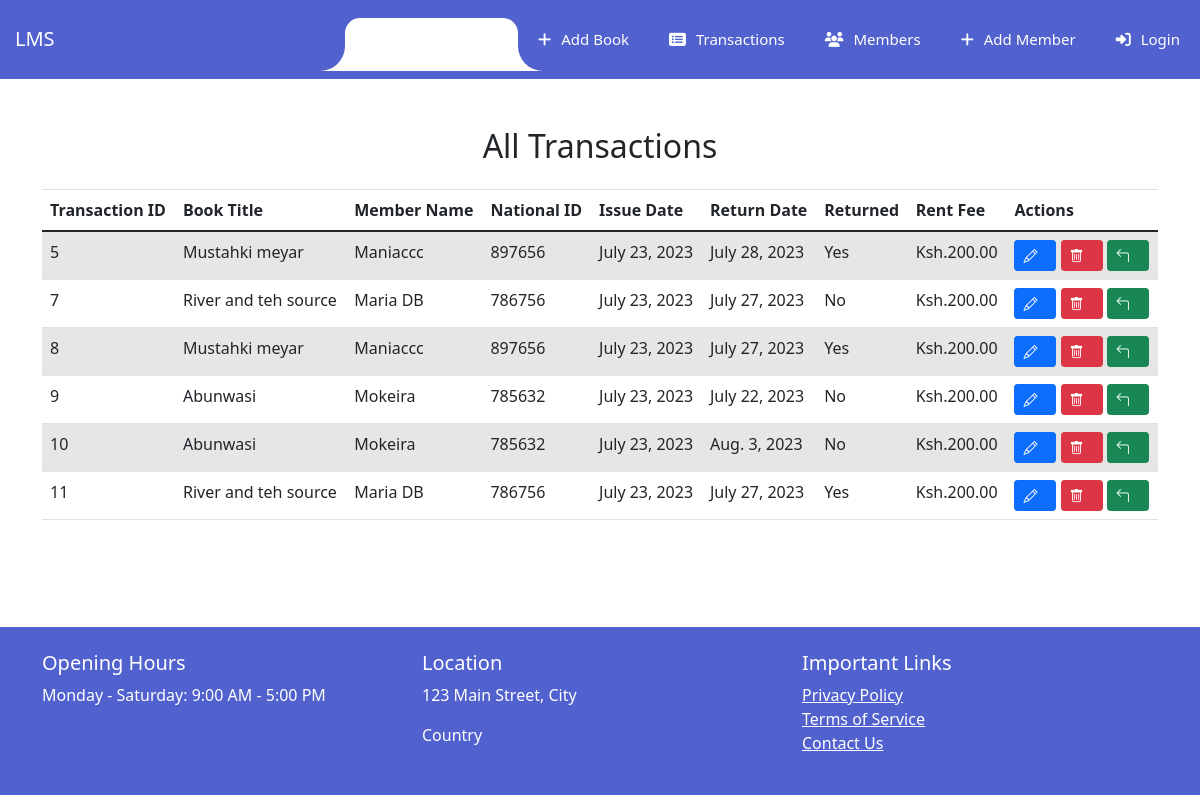
/transaction_list, run on an earlier commit of the app's database.
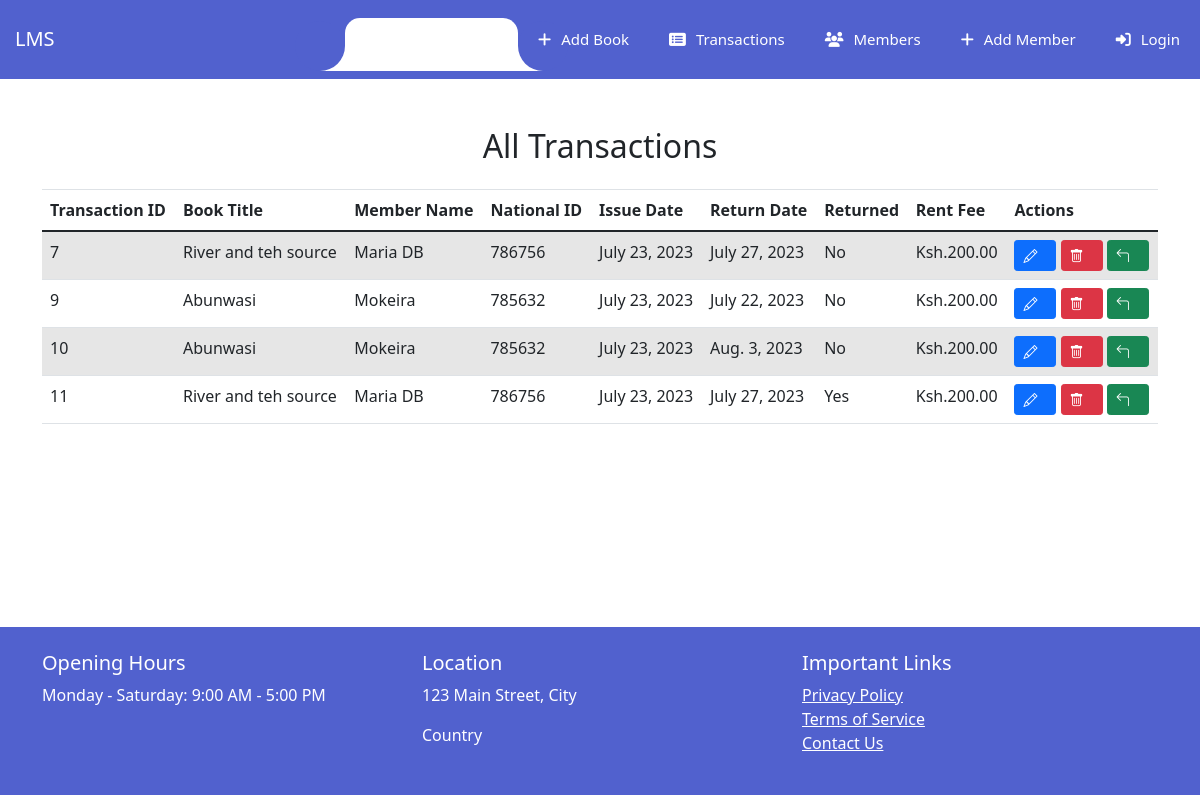
And on a later commit of the database.
### library/models.py (models this page shows, shortened)
class Transaction(models.Model):
    book = models.ForeignKey('Book', on_delete=models.CASCADE)
    member = models.ForeignKey(Member, on_delete=models.CASCADE, default=None)  # Set default value to None
    issue_date = models.DateField()
    return_date = models.DateField()
    is_returned = models.BooleanField(default=False)
    rent_fee = models.DecimalField(max_digits=8, decimal_places=2, default=200)

class Book(models.Model):
    title = models.CharField(max_length=200)
    author = models.CharField(max_length=100)
    quantity_in_stock = models.PositiveIntegerField(default=0)
    publisher = models.CharField(max_length=200)
    date_added = models.DateTimeField(auto_now_add=True)
    book_image = models.ImageField(upload_to='book_images/', blank=True, null=True)
    document = models.FileField(upload_to='book_documents/', blank=True, null=True)

class Member(models.Model):
    member_id = models.IntegerField(unique=True)
    name = models.CharField(max_length=200)
    books_borrowed = models.ManyToManyField('Book', through='Transaction')
    outstanding_debt = models.DecimalField(max_digits=8, decimal_places=2, default=0)

### library/views.py (the view)
# urls.py: path('transaction_list', views.transaction_list, name='transaction_list'),
def transaction_list(request):
    try:
        transactions = Transaction.objects.all()
    except Transaction.DoesNotExist:
        transactions = []  # If no transactions exist, initialize transactions as an empty list
    return render(request, 'library/transaction_list.html', {'transactions': transactions})

### library/templates/library/transaction_list.html (shortened to what this page needs)
{% extends 'library/base.html' %}
{% load static %}
{% block content %}
<div class="container mt-5">
  <h2 class="text-center mb-4">All Transactions</h2>
  {% if transactions %}
  <table class="table table-striped mt-4">
    <thead>
      <tr>
        <th>Transaction ID</th>
        <th>Book Title</th>
        <th>Member Name</th>
        <th>National ID</th>
        <th>Issue Date</th>
        <th>Return Date</th>
        <th>Returned</th>
        <th>Rent Fee</th>
        <th>Actions</th>
      </tr>
    </thead>
    <tbody>
      {% for transaction in transactions %}
      <tr>
        <td>{{ transaction.pk }}</td>
        <td>{{ transaction.book.title }}</td>
        <td>{{ transaction.member.name }}</td>
        <td>{{ transaction.member.member_id }}</td>
        <td>{{ transaction.issue_date }}</td>
        <td>{{ transaction.return_date }}</td>
        <td>{% if transaction.is_returned %}Yes{% else %}No{% endif %}</td>
        <td>Ksh.{{ transaction.rent_fee }}</td>
     <td>
  <a href="{% url 'update_transaction' transaction.pk %}" class="btn btn-primary btn-sm" title="Update">
    <i class="bi bi-pencil"></i>
  </a>
  <a href="{% url 'delete_transaction' transaction.pk %}" class="btn btn-danger btn-sm" title="Delete">
    <i class="bi bi-trash"></i>
  </a>
  <a href="{% url 'return_book' transaction.pk %}" class="btn btn-success btn-sm" title="Return Book">
    <i class="bi bi-arrow-90deg-left"></i>
  </a>
</td>
      </tr>
      {% endfor %}
    </tbody>
  </table>
  {% else %}
  <p>No transactions available.</p>
  {% endif %}
</div>
{% endblock %}

What changed in the data, as far as the page shows it:
removed Transaction: is_returned "Yes"
removed Transaction: is_returned "Yes"
